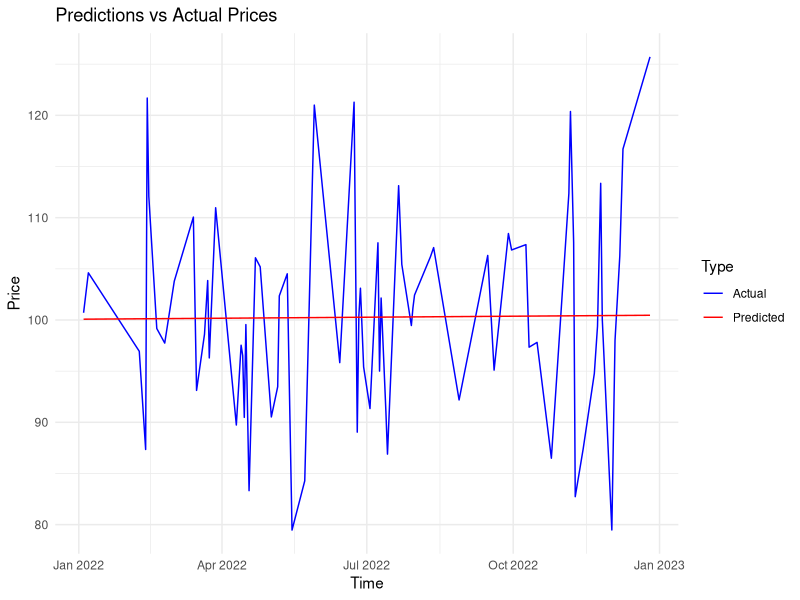
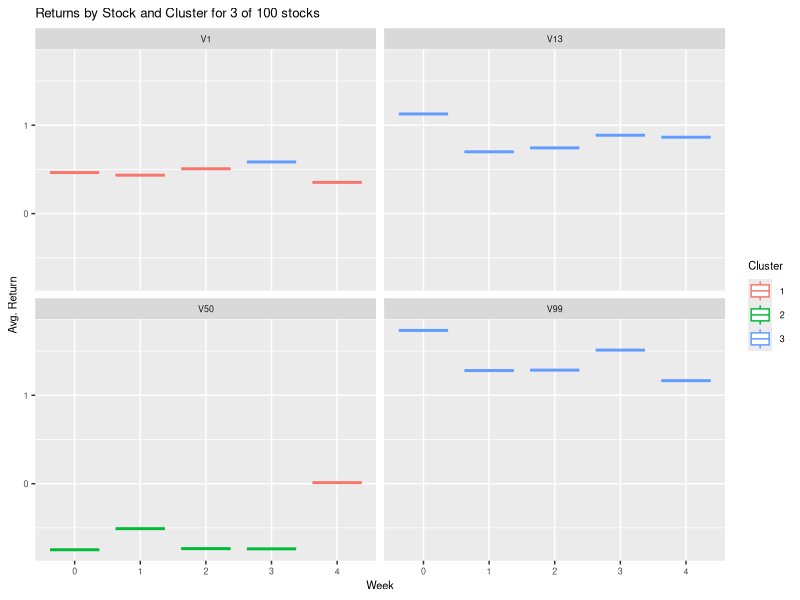

Generate these figures, in order, with R:
## ---- chunk 1
# Set the seed for reproducibility
set.seed(123)

# Generate random dates from January 1, 2022 till December 31, 2022
dates <- seq(as.Date("2022-01-01"), as.Date("2022-12-31"), by = "day")

# Generate random prices with mean 100 and stddev 10
prices <- abs(rnorm(length(dates), 100, 10))

# Combine the dates and prices into a data frame
df <- data.frame(date = dates, price = prices)
## ---- chunk 2
# Install caret package for creating train indices
#install.packages("caret")

# Load the caret package
library(caret)

# Split the data into training and testing sets
trainIndex <- createDataPartition(df$price, p = 0.8, list = FALSE)
trainPrice <- df$price[trainIndex]
testPrice <- df$price[-trainIndex]
trainDF <- df[trainIndex, ]
testDF <- df[-trainIndex, ]

# Train a linear regression model using the date as the predictor
model <- lm(price ~ date, data = trainDF)

# Predict the test set prices
predictedTestPrice <- predict(model, testDF)
## ---- chunk 3
library(ggplot2)

# Assuming testDF, testPrice, and predictedTestPrice are already defined

# Combine the actual and predicted prices into one data frame
data_to_plot <- data.frame(
  Date = testDF$date,
  Price = c(testPrice, predictedTestPrice),
  Type = c(rep("Actual", length(testPrice)), rep("Predicted", length(predictedTestPrice)))
)

# Create the plot using ggplot
ggplot(data_to_plot, aes(x = Date, y = Price, color = Type)) +
  geom_line() +
  labs(x = "Time", y = "Price", title = "Predictions vs Actual Prices") +
  scale_color_manual(values = c("Actual" = "blue", "Predicted" = "red")) +
  theme_minimal()

## ---- chunk 4
# Set the seed for reproducibility
set.seed(123)
library(MASS)
library(tidyverse)
# Generate random data for 5 stocks with 100 weekly observations
n <- 100
p <- 5
mu <- c(rep(0.05, p)) # Means for all stocks
Sigma <- matrix(runif(p^2, min = 0.1, max = 0.5), p, p) # Variance-covariance matrix
Sigma <- Sigma %*% t(Sigma) # Ensure symmetry
returns <- mvrnorm(n, mu, Sigma) # Generate random returns
returns <- t(returns) # Convert to the right format
names(returns) <- paste0("stock_", 1:p) # Name columns
returns <- as.data.frame(returns) # Cast to data frame
returns$date <- seq(as.Date("2022-01-01"), by = "week", length.out = p) # Add date column
returns <- pivot_longer(returns,-date, names_to = 'stock', values_to = 'Return') # Reshape to wide format
returns$Return <- as.numeric(returns$Return) # Change the type of Returns column
## ---- chunk 5
# Install and load the cluster package
#install.packages("cluster")
library(cluster)

# Run k-means clustering with 3 clusters and 25 initialization attempts
kmeansRes <- kmeans(returns$Return, centers = 3, nstart = 25)

# Add clusters to the returns data frame
returns$Cluster <- factor(kmeansRes$cluster)
## ---- chunk 6
# Load ggplot2 for visualization
library(ggplot2)

# Group data by stock, cluster, and date
portfolios <- returns %>%
  mutate(Week = floor((as.numeric(date) - min(as.numeric(date))) / 7)) %>%
  group_by(Week, stock, Cluster) %>%
  summarise(avg_return = mean(Return)) |>
  ungroup()

# Plot boxplots for each stock and week, colored by cluster
ggplot(portfolios |> filter(stock %in% c("V1","V13","V99","V50")) , aes(factor(Week), avg_return, color = factor(Cluster))) +
  geom_boxplot() +
  facet_wrap(~ stock) +
  labs(title = "Returns by Stock and Cluster for 3 of 100 stocks", x = "Week", y = "Avg. Return", color = "Cluster") +
  theme(text = element_text(size = 8))
